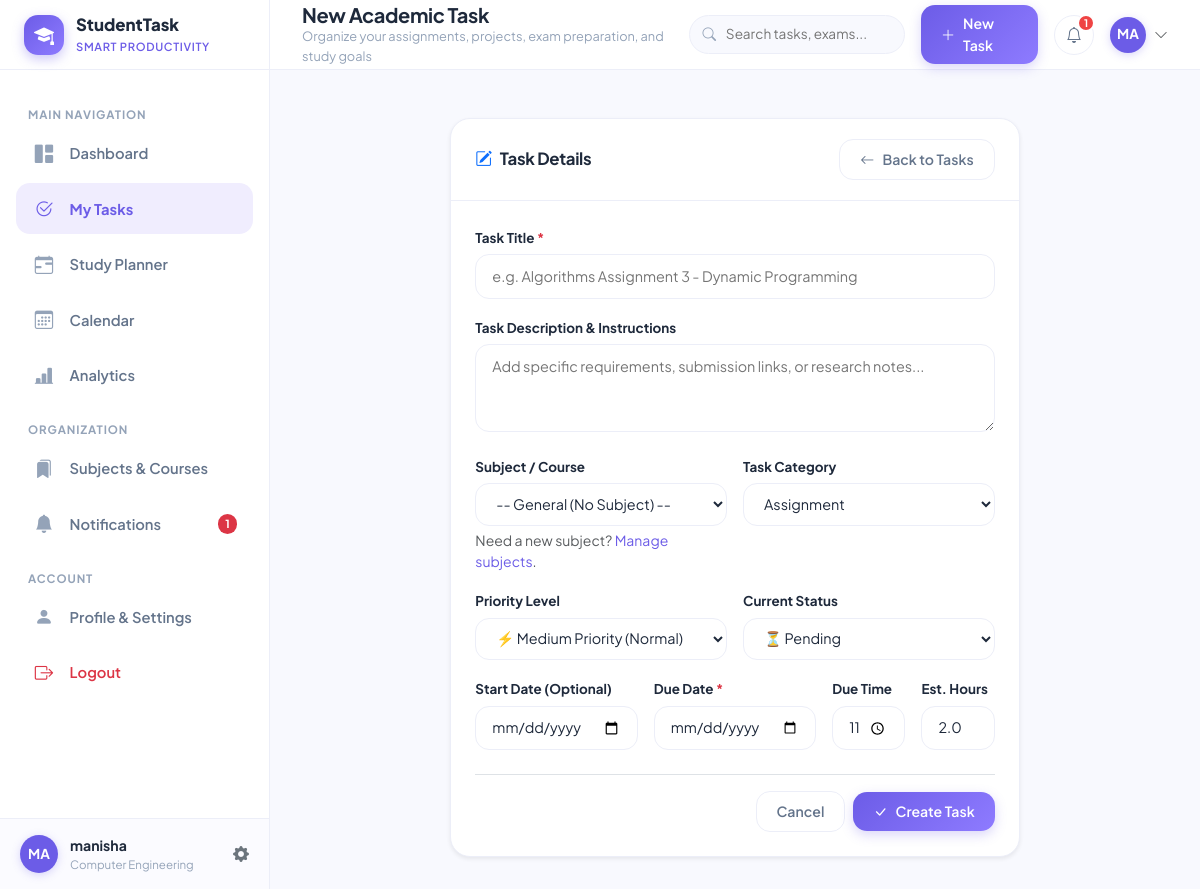
/tasks/new (signed in), run on the app's committed database.
### models.py (models this page shows, shortened)
class User(UserMixin, db.Model):
    __tablename__ = 'users'
    id = db.Column(db.Integer, primary_key=True)
    name = db.Column(db.String(100), nullable=False)
    email = db.Column(db.String(120), unique=True, nullable=False, index=True)
    password_hash = db.Column(db.String(256), nullable=False)
    college = db.Column(db.String(150), nullable=True)
    major = db.Column(db.String(150), nullable=True)
    semester = db.Column(db.String(50), nullable=True)
    avatar_color = db.Column(db.String(20), default='#6C5CE7')
    created_at = db.Column(db.DateTime, default=datetime.utcnow)
    tasks = db.relationship('Task', backref='student', cascade='all, delete-orphan', lazy=True)
    subjects = db.relationship('Subject', backref='student', cascade='all, delete-orphan', lazy=True)
    schedules = db.relationship('StudySchedule', backref='student', cascade='all, delete-orphan', lazy=True)
    notifications = db.relationship('Notification', backref='student', cascade='all, delete-orphan', lazy=True)
    @property
    def initials(self):
        parts = self.name.strip().split()
        if len(parts) >= 2:
            return f"{parts[0][0]}{parts[1][0]}".upper()
        elif len(parts) == 1 and len(parts[0]) > 0:
            return parts[0][:2].upper()
        return "ST"

### app.py (the view, shortened to what this page needs)
@app.route('/tasks/new', methods=['GET', 'POST'])
@login_required
def task_create():
    subjects = Subject.query.filter_by(user_id=current_user.id).all()
    return render_template('tasks/form.html', subjects=subjects, is_edit=False, task=None)

### templates/tasks/form.html (shortened to what this page needs)
{% extends "base.html" %}
{% block page_title %}{% if is_edit %}Edit Task{% else %}New Academic Task{% endif %}{% endblock %}
{% block page_subtitle %}{% if is_edit %}Update details, change deadlines, or mark status{% else %}Organize your assignments, projects, exam preparation, and study goals{% endif %}{% endblock %}
{% block content %}
<div class="container-fluid px-0">
    <div class="row justify-content-center">
        <div class="col-lg-8">
            <div class="card-modern shadow-sm">
                <div class="card-modern-header">
                    <h5 class="card-modern-title">
                        <i class="bi bi-pencil-square text-primary"></i>
                        <span>{% if is_edit %}Edit Task: {{ task.title }}{% else %}Task Details{% endif %}</span>
                    </h5>
                    <a href="{{ url_for('task_list') }}" class="btn-outline-custom btn-sm">
                        <i class="bi bi-arrow-left"></i> Back to Tasks
                    </a>
                </div>
                <div class="card-modern-body p-4">
                    <form method="POST" action="{% if is_edit %}{{ url_for('task_edit', task_id=task.id) }}{% else %}{{ url_for('task_create') }}{% endif %}">
                        <div class="mb-3">
                            <label for="title" class="form-label-custom">Task Title <span class="text-danger">*</span></label>
                            <input type="text" class="form-control-custom" id="title" name="title" value="{{ task.title if task else '' }}" placeholder="e.g. Algorithms Assignment 3 - Dynamic Programming" required autofocus>
                        </div>
                        <div class="mb-3">
                            <label for="description" class="form-label-custom">Task Description & Instructions</label>
                            <textarea class="form-control-custom" id="description" name="description" rows="3" placeholder="Add specific requirements, submission links, or research notes...">{{ task.description if task else '' }}</textarea>
                        </div>
                        <div class="row g-3 mb-3">
                            <div class="col-md-6">
                                <label for="subject_id" class="form-label-custom">Subject / Course</label>
                                <select class="form-select-custom" id="subject_id" name="subject_id">
                                    <option value="none">-- General (No Subject) --</option>
                                </select>
                                <div class="form-text">
                                    Need a new subject? <a href="{{ url_for('subject_list') }}" target="_blank">Manage subjects</a>.
                                </div>
                            </div>
                            <div class="col-md-6">
                                <label for="category" class="form-label-custom">Task Category</label>
                                <select class="form-select-custom" id="category" name="category">
                                    {% set cats = ['Assignment', 'Project', 'Exam Prep', 'Reading', 'Lab Work', 'Presentation', 'General'] %}
                                    {% for cat in cats %}
                                    <option value="{{ cat }}" {% if task and task.category == cat %}selected{% endif %}>{{ cat }}</option>
                                    {% endfor %}
                                </select>
                            </div>
                        </div>
                        <div class="row g-3 mb-3">
                            <div class="col-md-6">
                                <label for="priority" class="form-label-custom">Priority Level</label>
                                <select class="form-select-custom" id="priority" name="priority">
                                    <option value="Medium" {% if not task or task.priority == 'Medium' %}selected{% endif %}>⚡ Medium Priority (Normal)</option>
                                </select>
                            </div>
                            <div class="col-md-6">
                                <label for="status" class="form-label-custom">Current Status</label>
                                <select class="form-select-custom" id="status" name="status">
                                    <option value="Pending" {% if not task or task.status == 'Pending' %}selected{% endif %}>⏳ Pending</option>
                                </select>
                            </div>
                        </div>
                        <div class="row g-3 mb-4">
                            <div class="col-md-4">
                                <label for="start_date" class="form-label-custom">Start Date (Optional)</label>
                                <input type="date" class="form-control-custom" id="start_date" name="start_date" value="{{ task.start_date.strftime('%Y-%m-%d') if task and task.start_date else '' }}">
                            </div>
                            <div class="col-md-4">
                                <label for="due_date" class="form-label-custom">Due Date <span class="text-danger">*</span></label>
                                <input type="date" class="form-control-custom" id="due_date" name="due_date" value="{{ task.due_date.strftime('%Y-%m-%d') if task and task.due_date else '' }}" required>
                            </div>
                            <div class="col-md-2">
                                <label for="due_time" class="form-label-custom">Due Time</label>
                                <input type="time" class="form-control-custom" id="due_time" name="due_time" value="{{ task.due_time if task and task.due_time else '23:59' }}">
                            </div>
                            <div class="col-md-2">
                                <label for="estimated_hours" class="form-label-custom">Est. Hours</label>
                                <input type="number" step="0.5" min="0.5" class="form-control-custom" id="estimated_hours" name="estimated_hours" value="{{ task.estimated_hours if task else '2.0' }}">
                            </div>
                        </div>
                        <div class="d-flex align-items-center justify-content-end gap-2 pt-3 border-top">
                            <a href="{{ url_for('task_list') }}" class="btn-outline-custom">Cancel</a>
                            <button type="submit" class="btn-primary-custom">
                                <i class="bi bi-check-lg"></i>
                                <span>{% if is_edit %}Save Changes{% else %}Create Task{% endif %}</span>
                            </button>
                        </div>
                    </form>
                </div>
            </div>
        </div>
    </div>
</div>
{% endblock %}

### templates/base.html (shortened to what this page needs)
<!DOCTYPE html>
<html lang="en">
<head>
    <link href="https://cdn.jsdelivr.net/npm/bootstrap@5.3.3/dist/css/bootstrap.min.css" rel="stylesheet">
    <link rel="stylesheet" href="https://cdn.jsdelivr.net/npm/bootstrap-icons@1.11.3/font/bootstrap-icons.min.css">
    <link rel="stylesheet" href="{{ url_for('static', filename='css/style.css') }}">
</head>
<body>
{% if current_user.is_authenticated %}
<div class="app-wrapper">
    <aside class="app-sidebar" id="appSidebar">
        <div class="sidebar-brand">
            <div class="brand-icon">
                <i class="bi bi-mortarboard-fill"></i>
            </div>
            <div class="brand-text">
                <span class="brand-title">StudentTask</span>
                <span class="brand-subtitle">Smart Productivity</span>
            </div>
        </div>
        <div class="sidebar-menu">
            <div class="menu-label">Main Navigation</div>
            <ul class="nav flex-column">
                <li class="nav-item">
                    <a href="{{ url_for('dashboard') }}" class="nav-link-custom {% if request.endpoint == 'dashboard' %}active{% endif %}">
                        <i class="bi bi-grid-1x2-fill"></i>
                        <span>Dashboard</span>
                    </a>
                </li>
                <li class="nav-item">
                    <a href="{{ url_for('task_list') }}" class="nav-link-custom {% if request.endpoint in ['task_list', 'task_create', 'task_edit', 'task_detail'] %}active{% endif %}">
                        <i class="bi bi-check2-circle"></i>
                        <span>My Tasks</span>
                    </a>
                </li>
                <li class="nav-item">
                    <a href="{{ url_for('study_planner') }}" class="nav-link-custom {% if request.endpoint == 'study_planner' %}active{% endif %}">
                        <i class="bi bi-calendar-range"></i>
                        <span>Study Planner</span>
                    </a>
                </li>
                <li class="nav-item">
                    <a href="{{ url_for('calendar_view') }}" class="nav-link-custom {% if request.endpoint == 'calendar_view' %}active{% endif %}">
                        <i class="bi bi-calendar3"></i>
                        <span>Calendar</span>
                    </a>
                </li>
                <li class="nav-item">
                    <a href="{{ url_for('analytics_view') }}" class="nav-link-custom {% if request.endpoint == 'analytics_view' %}active{% endif %}">
                        <i class="bi bi-bar-chart-line-fill"></i>
                        <span>Analytics</span>
                    </a>
                </li>
            </ul>
            <div class="menu-label">Organization</div>
            <ul class="nav flex-column">
                <li class="nav-item">
                    <a href="{{ url_for('subject_list') }}" class="nav-link-custom {% if request.endpoint == 'subject_list' %}active{% endif %}">
                        <i class="bi bi-bookmarks-fill"></i>
                        <span>Subjects & Courses</span>
                    </a>
                </li>
                <li class="nav-item">
                    <a href="{{ url_for('notification_list') }}" class="nav-link-custom {% if request.endpoint == 'notification_list' %}active{% endif %}">
                        <i class="bi bi-bell-fill"></i>
                        <span>Notifications</span>
                        {% if unread_notifications_count > 0 %}
                        <span class="badge bg-danger rounded-pill ms-auto" style="font-size: 0.7rem;">{{ unread_notifications_count }}</span>
                        {% endif %}
                    </a>
                </li>
            </ul>
            <div class="menu-label">Account</div>
            <ul class="nav flex-column">
                <li class="nav-item">
                    <a href="{{ url_for('profile_view') }}" class="nav-link-custom {% if request.endpoint == 'profile_view' %}active{% endif %}">
                        <i class="bi bi-person-fill"></i>
                        <span>Profile & Settings</span>
                    </a>
                </li>
                <li class="nav-item">
                    <a href="{{ url_for('auth_logout') }}" class="nav-link-custom text-danger">
                        <i class="bi bi-box-arrow-right text-danger"></i>
                        <span>Logout</span>
                    </a>
                </li>
            </ul>
        </div>
        <div class="sidebar-footer">
            <div class="user-snippet">
                <div class="user-avatar" style="background-color: {{ current_user.avatar_color }};">
                    {{ current_user.initials }}
                </div>
                <div class="user-snippet-info">
                    <div class="user-snippet-name">{{ current_user.name }}</div>
                    <div class="user-snippet-role">{{ current_user.major or 'Student' }}</div>
                </div>
                <a href="{{ url_for('profile_view') }}" class="text-secondary" title="Edit Profile">
                    <i class="bi bi-gear-fill"></i>
                </a>
            </div>
        </div>
    </aside>
    <div class="app-main">
        <header class="app-topbar">
            <div class="topbar-left">
                <div class="topbar-title-wrapper">
                    <h1>{% block page_title %}Dashboard{% endblock %}</h1>
                    <div class="topbar-subtitle">{% block page_subtitle %}Welcome back, {{ current_user.name }}{% endblock %}</div>
                </div>
            </div>
            <div class="topbar-right">
                <form action="{{ url_for('task_list') }}" method="GET" class="topbar-search-form d-none d-md-block">
                    <input type="text" name="search" class="topbar-search-input" placeholder="Search tasks, exams..." value="{{ request.args.get('search', '') }}">
                </form>
                <a href="{{ url_for('task_create') }}" class="btn-primary-custom d-none d-sm-inline-flex">
                    <i class="bi bi-plus-lg"></i>
                    <span>New Task</span>
                </a>
                <div class="dropdown">
                    <button class="icon-button" type="button" id="notifDropdown" data-bs-toggle="dropdown" aria-expanded="false">
                        <i class="bi bi-bell"></i>
                        {% if unread_notifications_count > 0 %}
                        <span class="notification-badge">{{ unread_notifications_count }}</span>
                        {% endif %}
                    </button>
                </div>
                <div class="dropdown">
                    <button class="btn p-0 border-0 d-flex align-items-center gap-2" type="button" id="userMenuDropdown" data-bs-toggle="dropdown" aria-expanded="false">
                        <div class="user-avatar" style="width: 36px; height: 36px; background-color: {{ current_user.avatar_color }};">
                            {{ current_user.initials }}
                        </div>
                        <i class="bi bi-chevron-down text-muted small d-none d-sm-inline"></i>
                    </button>
                </div>
            </div>
        </header>
        <div class="px-4 pt-3">
        </div>
        <main class="page-content">
            {% block content %}{% endblock %}
        </main>
    </div>
</div>
{% endif %}
</body>
</html>

### data on the page
User: initials "MA", name "manisha", major "Computer Engineering"

### other printed values
{{ unread_notifications_count }} "1"
form field category "Assignment"
